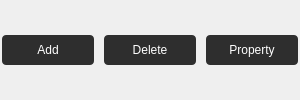
      <widget class="QWidget" name="hierarchyButtons" native="true">
       <layout class="QHBoxLayout" name="horizontalLayout_hierarchyButtons">
        <property name="leftMargin">
         <number>0</number>
        </property>
        <property name="topMargin">
         <number>0</number>
        </property>
        <property name="rightMargin">
         <number>0</number>
        </property>
        <property name="bottomMargin">
         <number>0</number>
        </property>
        <item>
         <widget class="QPushButton" name="addObjectButton">
          <property name="styleSheet">
           <string notr="true">QPushButton {
    background-color: #2e2e2e;
    color: white;
    padding: 8px 16px;
    margin: 2px;
    border: none;
    border-radius: 4px;
    font-weight: normal;
    min-width: 60px;
}

QPushButton:hover {
    background-color: #404040;
}

QPushButton:pressed {
    background-color: #0078d4;
}

QPushButton:disabled {
    background-color: #1a1a1a;
    color: #666666;
}</string>
          </property>
          <property name="text">
           <string>Add</string>
          </property>
          <property name="icon">
           <iconset>
            <normaloff>:/icons/add.png</normaloff>:/icons/add.png</iconset>
          </property>
          <property name="StyleSheet" stdset="0">
           <string/>
          </property>
         </widget>
        </item>
        <item>
         <widget class="QPushButton" name="deleteObjectButton">
          <property name="styleSheet">
           <string notr="true">QPushButton {
    background-color: #2e2e2e;
    color: white;
    padding: 8px 16px;
    margin: 2px;
    border: none;
    border-radius: 4px;
    font-weight: normal;
    min-width: 60px;
}

QPushButton:hover {
    background-color: #404040;
}

QPushButton:pressed {
    background-color: #0078d4;
}

QPushButton:disabled {
    background-color: #1a1a1a;
    color: #666666;
}</string>
          </property>
          <property name="text">
           <string>Delete</string>
          </property>
          <property name="icon">
           <iconset>
            <normaloff>:/icons/delete.png</normaloff>:/icons/delete.png</iconset>
          </property>
         </widget>
        </item>
        <item>
         <widget class="QPushButton" name="propertyButton">
          <property name="styleSheet">
           <string notr="true">QPushButton {
    background-color: #2e2e2e;
    color: white;
    padding: 8px 16px;
    margin: 2px;
    border: none;
    border-radius: 4px;
    font-weight: normal;
    min-width: 60px;
}

QPushButton:hover {
    background-color: #404040;
}

QPushButton:pressed {
    background-color: #0078d4;
}

QPushButton:disabled {
    background-color: #1a1a1a;
    color: #666666;
}</string>
          </property>
          <property name="text">
           <string>Property</string>
          </property>
          <property name="icon">
           <iconset>
            <normaloff>:/icons/group.png</normaloff>:/icons/group.png</iconset>
          </property>
         </widget>
        </item>
       </layout>
      </widget>
